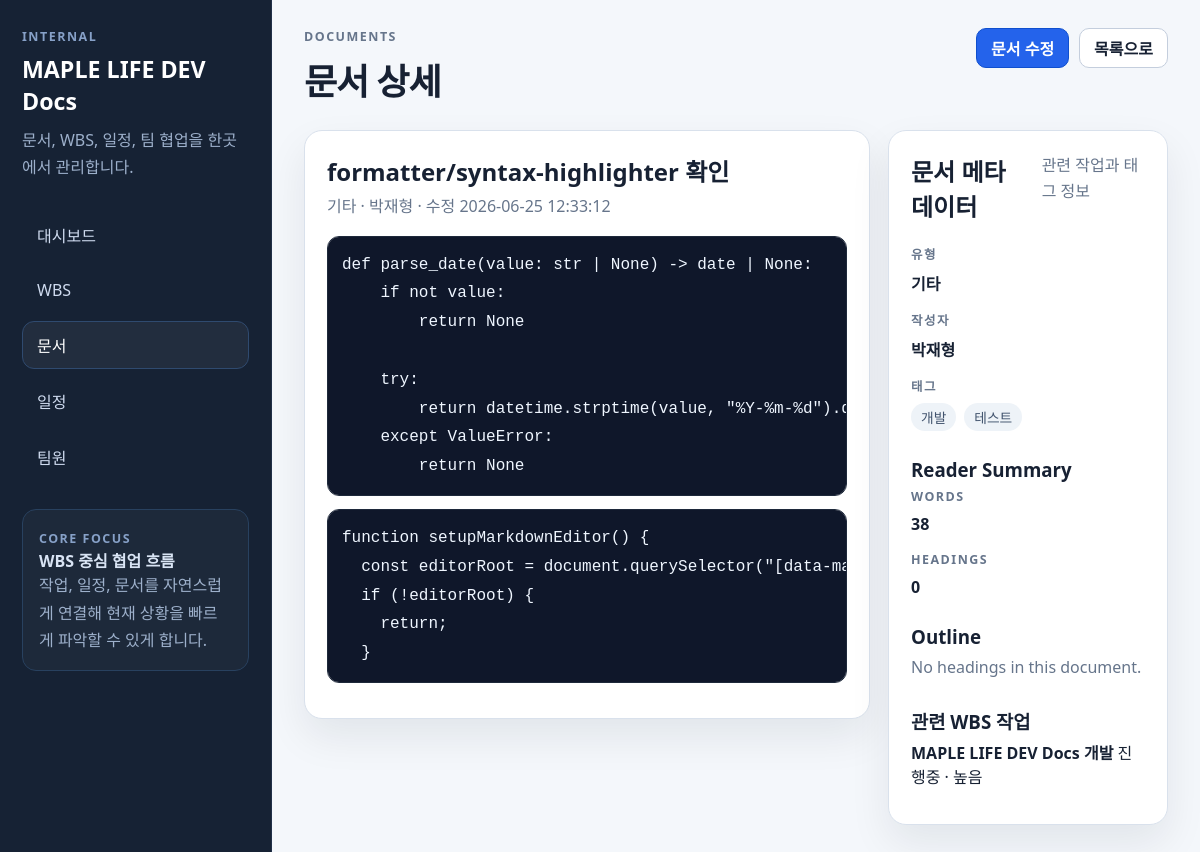
Screenshot of /documents/2 with the database file from the repository.
### tables this page shows
CREATE TABLE documents (
    id INTEGER PRIMARY KEY AUTOINCREMENT,
    title TEXT NOT NULL,
    doc_type TEXT NOT NULL,
    file_name TEXT,
    notes TEXT,
    created_at TIMESTAMP DEFAULT CURRENT_TIMESTAMP
, content TEXT DEFAULT '', author_id INTEGER, tags TEXT DEFAULT '', updated_at TIMESTAMP DEFAULT CURRENT_TIMESTAMP);

CREATE TABLE members (
    id INTEGER PRIMARY KEY AUTOINCREMENT,
    name TEXT NOT NULL,
    role TEXT,
    part TEXT,
    contact TEXT,
    is_active INTEGER NOT NULL DEFAULT 1,
    created_at TIMESTAMP DEFAULT CURRENT_TIMESTAMP,
    updated_at TIMESTAMP DEFAULT CURRENT_TIMESTAMP
);

CREATE TABLE document_tags (
    id INTEGER PRIMARY KEY AUTOINCREMENT,
    document_id INTEGER NOT NULL REFERENCES documents(id) ON DELETE CASCADE,
    tag TEXT NOT NULL
);

CREATE TABLE wbs_tasks (
    id INTEGER PRIMARY KEY AUTOINCREMENT,
    parent_id INTEGER REFERENCES wbs_tasks(id) ON DELETE SET NULL,
    title TEXT NOT NULL,
    description TEXT,
    assignee_id INTEGER REFERENCES members(id) ON DELETE SET NULL,
    status TEXT NOT NULL DEFAULT '예정',
    priority TEXT NOT NULL DEFAULT '보통',
    start_date TEXT,
    due_date TEXT,
    completed_date TEXT,
    progress INTEGER NOT NULL DEFAULT 0,
    notes TEXT,
    created_at TIMESTAMP DEFAULT CURRENT_TIMESTAMP,
    updated_at TIMESTAMP DEFAULT CURRENT_TIMESTAMP
);

### app/documents.py (the view)
@bp.route("/<int:document_id>")
def detail(document_id: int):
    document, related_tasks, tags = _fetch_document(document_id)
    if not document:
        flash("문서를 찾을 수 없습니다.", "error")
        return redirect(url_for("documents.list_documents"))
    content = document["content"] or ""
    word_count = len(content.split())
    heading_count = sum(1 for line in content.splitlines() if line.lstrip().startswith("#"))
    return render_template(
        "documents/detail.html",
        document=document,
        related_tasks=related_tasks,
        tags=tags,
        rendered_content=markdown_to_html(document["content"]),
        word_count=word_count,
        heading_count=heading_count,
    )

### app/db.py (called while the page is built)
def get_db():
    if "db" not in g:
        db_path = Path(current_app.config["DATABASE"])
        db_path.parent.mkdir(parents=True, exist_ok=True)
        g.db = sqlite3.connect(db_path)
        g.db.row_factory = sqlite3.Row
        g.db.execute("PRAGMA foreign_keys = ON")
    return g.db

### app/documents.py (called while the page is built)
def _fetch_document(document_id: int):
    db = get_db()
    document = db.execute(
        """
        SELECT d.*, m.name AS author_name
        FROM documents d
        LEFT JOIN members m ON m.id = d.author_id
        WHERE d.id = ?
        """,
        (document_id,),
    ).fetchone()
    if not document:
        return None, [], []
    related_tasks = db.execute(
        """
        SELECT t.id, t.title, t.status, t.priority
        FROM task_documents td
        JOIN wbs_tasks t ON t.id = td.task_id
        WHERE td.document_id = ?
        ORDER BY t.updated_at DESC, t.id DESC
        """,
        (document_id,),
    ).fetchall()
    tag_rows = db.execute(
        "SELECT tag FROM document_tags WHERE document_id = ? ORDER BY tag COLLATE NOCASE ASC",
        (document_id,),
    ).fetchall()
    return document, related_tasks, [row["tag"] for row in tag_rows]

### app/utils.py (called while the page is built)
def format_markdown_code_blocks(text: str | None) -> str:
    source = text or ""
    def replace(match: re.Match[str]) -> str:
        language = (match.group(1) or "").strip()
        code = match.group(2)
        formatted = format_code_block(language, code)
        suffix = "\n" if not formatted.endswith("\n") else ""
        if language:
            return f"```{language}\n{formatted}{suffix}```"
        return f"```\n{formatted}{suffix}```"
    return FENCED_CODE_RE.sub(replace, source)

def markdown_to_html(value: str | None) -> Markup:
    text = format_markdown_code_blocks(value)
    html = markdown.markdown(
        text,
        extensions=["fenced_code", "codehilite", "tables", "sane_lists", "nl2br"],
        extension_configs={
            "codehilite": {
                "guess_lang": False,
                "use_pygments": True,
                "noclasses": False,
            }
        },
    )
    return Markup(html)

### app/templates/documents/detail.html (shortened to what this page needs)
{% extends "base.html" %}
{% block page_title %}문서 상세{% endblock %}
{% block topbar_eyebrow %}Documents{% endblock %}
{% block topbar_actions %}
  <a href="{{ url_for('documents.edit_document', document_id=document['id']) }}" class="button button--primary">문서 수정</a>
  <a href="{{ url_for('documents.list_documents') }}" class="button button--secondary">목록으로</a>
{% endblock %}
{% block content %}
  <section class="detail-grid detail-grid--reader" data-markdown-reader>
    <article class="panel panel--wide">
      <div class="panel-heading">
        <div>
          <h2>{{ document["title"] }}</h2>
          <p>{{ document["doc_type"] }} · {{ document["author_name"] or "작성자 미지정" }} · 수정 {{ document["updated_at"] }}</p>
        </div>
      </div>
      <div class="markdown-body">
        {{ rendered_content }}
      </div>
    </article>
    <aside class="panel">
      <div class="panel-heading">
        <h2>문서 메타데이터</h2>
        <p>관련 작업과 태그 정보</p>
      </div>
      <div class="stack-list">
        <div>
          <span class="meta-key">유형</span>
          <strong>{{ document["doc_type"] }}</strong>
        </div>
        <div>
          <span class="meta-key">작성자</span>
          <strong>{{ document["author_name"] or "-" }}</strong>
        </div>
        <div>
          <span class="meta-key">태그</span>
          <div class="tag-list">
            {% if tags %}
              {% for tag in tags %}
                <span class="tag">{{ tag }}</span>
              {% endfor %}
            {% else %}
              <span class="muted-text">태그 없음</span>
            {% endif %}
          </div>
        </div>
      </div>
      <div class="panel-subsection">
        <h3>Reader Summary</h3>
        <div class="stack-list">
          <div>
            <span class="meta-key">Words</span>
            <strong>{{ word_count }}</strong>
          </div>
          <div>
            <span class="meta-key">Headings</span>
            <strong>{{ heading_count }}</strong>
          </div>
        </div>
      </div>
      <div class="panel-subsection">
        <h3>Outline</h3>
        <div data-reader-outline>
        </div>
      </div>
      <div class="panel-subsection">
        <h3>관련 WBS 작업</h3>
        {% if related_tasks %}
          <ul class="item-list">
            {% for task in related_tasks %}
              <li>
                <div class="list-row">
                  <div>
                    <a class="item-title-link" href="{{ url_for('wbs.edit_task', task_id=task['id']) }}">{{ task["title"] }}</a>
                    <span>{{ task["status"] }} · {{ task["priority"] }}</span>
                  </div>
                </div>
              </li>
            {% endfor %}
          </ul>
        {% else %}
          <p class="empty-state">연결된 WBS 작업이 없습니다.</p>
        {% endif %}
      </div>
    </aside>
  </section>
{% endblock %}

### app/static/styles.css (style rules this page uses)
:root { --bg: #f4f7fb; --sidebar: #162234; --sidebar-border: #223149; --surface: #ffffff; --surface-soft: #f7f9fc; --surface-muted: #eef3f8; --text: #172133; --muted: #66758b; --line: #d9e1ec; --line-strong: #c4cedd; --accent: #2463eb; --accent-strong: #0f4fce; --success: #1d8f5a; --warning: #c78014; --danger: #c54343; --shadow: 0 18px 40px rgba(15, 23, 42, 0.08); }
* { box-sizing: border-box; }
body { margin: 0; min-height: 100vh; color: var(--text); background: var(--bg); font-family: "Segoe UI", "Noto Sans KR", Arial, sans-serif; }
a { color: inherit; }
.sidebar__eyebrow, .topbar__eyebrow, .stat-label, .meta-key, .sidebar__note-label { margin: 0 0 8px; color: var(--muted); font-size: 0.78rem; font-weight: 700; letter-spacing: 0.12em; text-transform: uppercase; }
.stats-grid, .dashboard-grid, .filter-grid, .form-grid, .detail-grid { display: grid; gap: 18px; }
.detail-grid { grid-template-columns: minmax(0, 1.35fr) minmax(280px, 0.65fr); }
.stat-card, .panel { padding: 22px; border: 1px solid var(--line); border-radius: 18px; background: var(--surface); box-shadow: var(--shadow); }
.stat-card p, .panel-heading p, .muted-text, .subtext, .empty-state, .field-help { margin: 0; color: var(--muted); line-height: 1.6; }
.panel { min-width: 0; }
.panel-heading { display: flex; align-items: flex-start; justify-content: space-between; gap: 16px; margin-bottom: 16px; }
.panel-heading h2, .panel-subsection h3 { margin: 0 0 6px; }
.button, .button-link { display: inline-flex; align-items: center; justify-content: center; min-height: 40px; padding: 0 14px; border: 1px solid var(--line-strong); border-radius: 10px; background: var(--surface); color: var(--text); font-weight: 600; text-decoration: none; cursor: pointer; }
.button--primary { border-color: var(--accent-strong); background: var(--accent); color: #ffffff; }
.table-link, .item-title-link { color: var(--text); text-decoration: none; font-weight: 600; }
.item-list { margin: 0; padding: 0; list-style: none; }
.item-list li { padding: 14px 0; border-top: 1px solid var(--line); }
.item-list li:first-child { padding-top: 0; border-top: 0; }
.list-row { display: flex; align-items: flex-start; justify-content: space-between; gap: 16px; }
.stack-list { display: grid; gap: 16px; }
.meta-key { display: block; }
.tag-list { display: flex; flex-wrap: wrap; gap: 8px; }
.tag { display: inline-flex; align-items: center; min-height: 28px; padding: 0 10px; border-radius: 999px; background: var(--surface-muted); color: #41536d; font-size: 0.86rem; }
.markdown-body { max-width: 860px; line-height: 1.8; }
.markdown-body p, .markdown-body ul, .markdown-body ol, .markdown-body pre, .markdown-body table { margin-bottom: 1em; }
.markdown-body pre { overflow-x: auto; padding: 14px; border-radius: 12px; background: #0f172a; color: #eff6ff; }
.markdown-body code { font-family: Consolas, "Courier New", monospace; }
.markdown-body .codehilite { margin-bottom: 1em; overflow-x: auto; border: 1px solid #1e293b; border-radius: 12px; background: #0f172a; }
.panel-subsection { margin-top: 26px; }
.detail-grid--reader { align-items: start; }

### rows the page displays
documents: title "formatter/syntax-highlighter 확인", doc_type "기타", updated_at "2026-06-25 12:33:12"
members: name "박재형"
document_tags: tag "개발"
document_tags: tag "테스트"
wbs_tasks: title "MAPLE LIFE DEV Docs 개발", status "진행중", priority "높음"

### other values shown
{{ word_count }} "38"
{{ heading_count }} "0"
